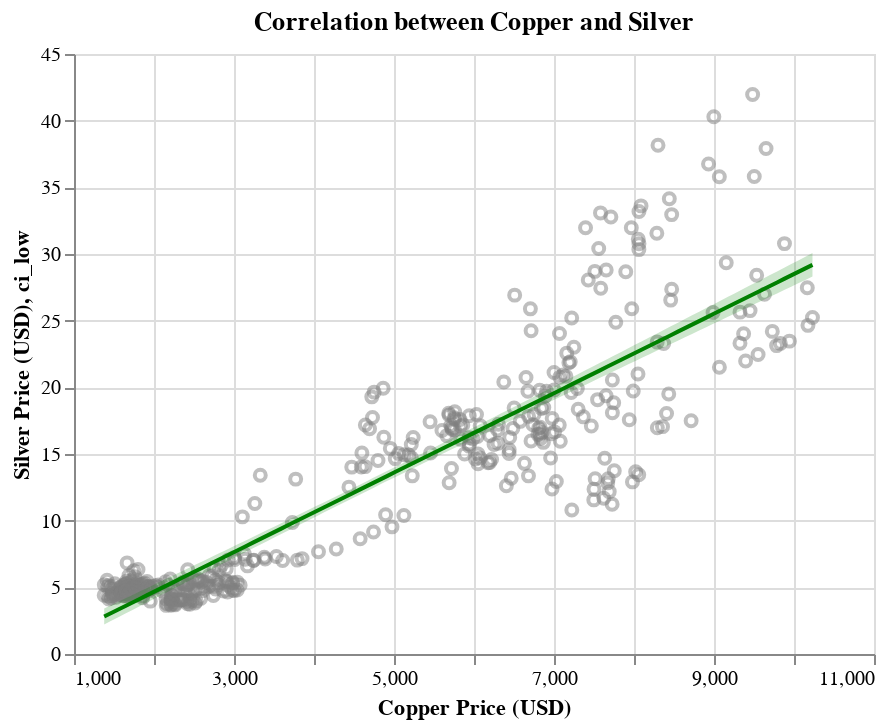
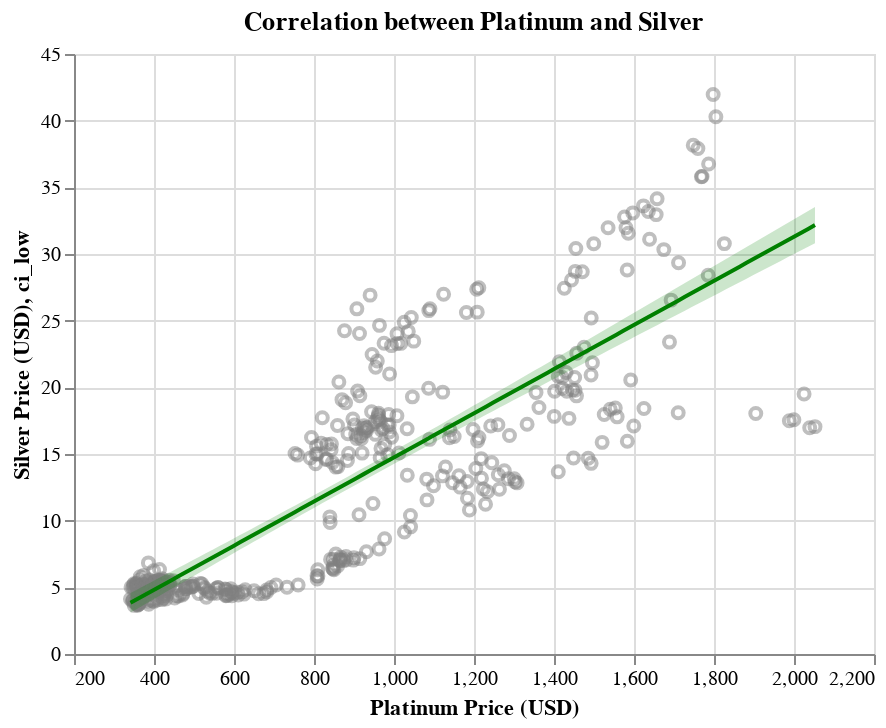
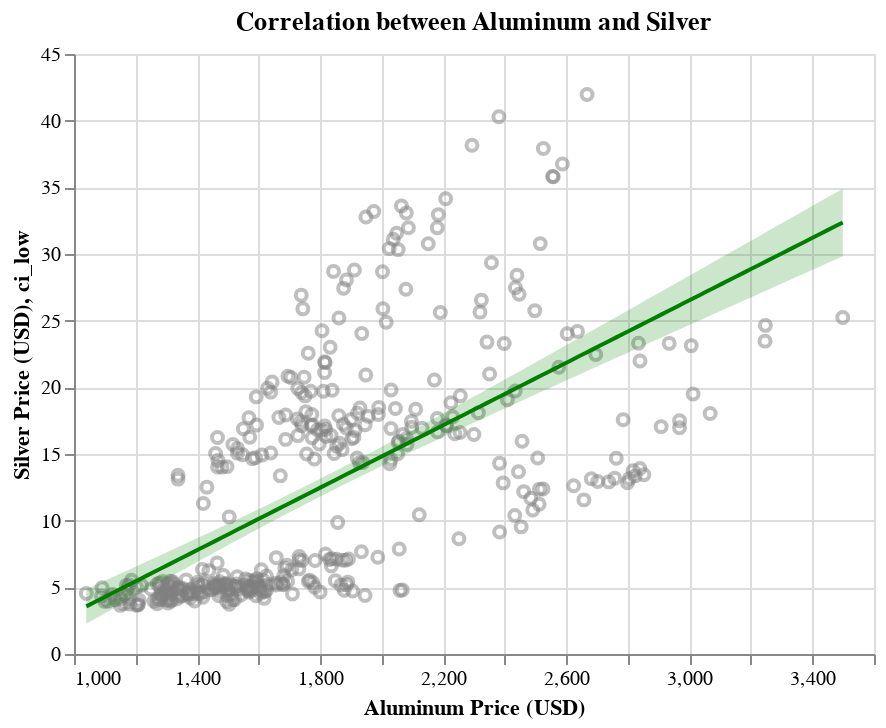
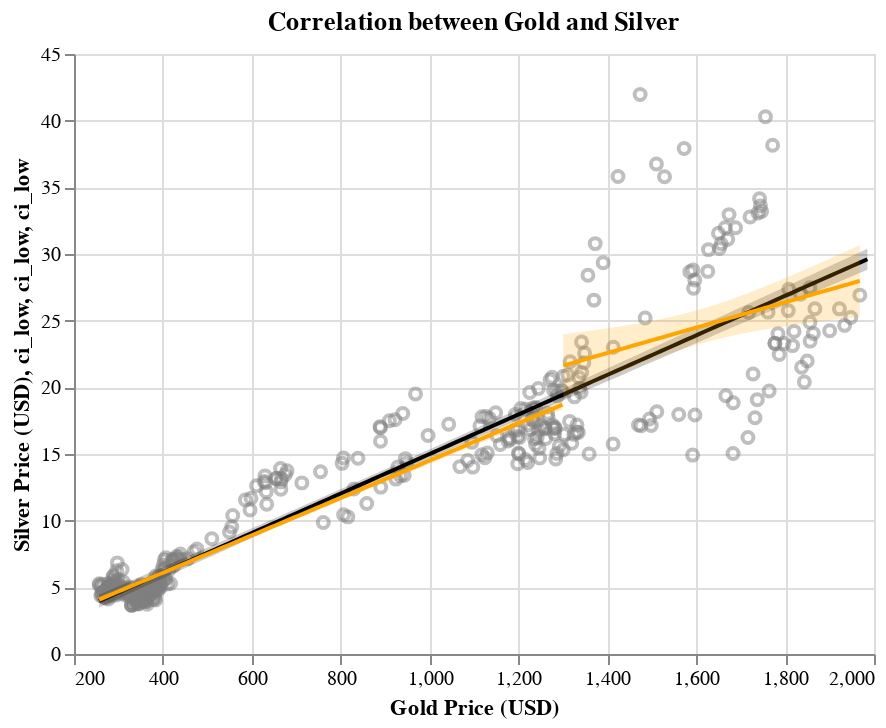

Write notebook code for charts like these, in order.
### Markdown cell above
This plot, with silver on a secondary axis, makes it much easier to see the relationship of interest. Indeed, silver prices appear to move with gold prices, but there are some observations worth noting before proceeding. First, the relationship seems to weaken somewhat starting around 2008. Silver appears to diverge from gold somewhat beginning around that time. There also appears to be a price component to the strength of the relationship. As gold gets more expensive, it does not appear to universally drag silver with it. In the next section, I'll plot the price of silver as an outcome of each predictor with a confidence interval regressed onto the prices to determine if there are any relationships that are worth pursuing for inclusion in a final predictive model.

### Code cell
# Copper Analysis

copp_chart = base_chart(
    final_df,
    "Silver",
    "Copper",
    "Correlation between Copper and Silver",
    "Silver Price (USD)",
    "Copper Price (USD)",
)
copp_pred, copp_reg = get_reg_fit(
    final_df,
    "Silver",
    "Copper",
    dcolor="green",
)

# Platinum Analysis

plat_chart = base_chart(
    final_df,
    "Silver",
    "Platinum",
    "Correlation between Platinum and Silver",
    "Silver Price (USD)",
    "Platinum Price (USD)",
)
plat_pred, plat_reg = get_reg_fit(
    final_df,
    "Silver",
    "Platinum",
    dcolor="green",
)

# aluminum analysis


alum_chart = base_chart(
    final_df,
    "Silver",
    "Aluminum",
    "Correlation between Aluminum and Silver",
    "Silver Price (USD)",
    "Aluminum Price (USD)",
)
alum_pred, alum_reg = get_reg_fit(
    final_df,
    "Silver",
    "Aluminum",
    dcolor="green",
)

# Gold Analysis

# split the data into gold >1300 and gold <1300
gold_1300_greater = final_df[final_df["Gold"] > 1300].copy()
gold_1300_less = final_df[final_df["Gold"] < 1300].copy()

# Make charts
gold_chart = base_chart(
    final_df,
    "Silver",
    "Gold",
    "Correlation between Gold and Silver",
    "Silver Price (USD)",
    "Gold Price (USD)",
)
gold_pred, gold_reg = get_reg_fit(
    final_df,
    "Silver",
    "Gold",
    dcolor="black",
)
gold_13_pred_great, gold_13_reg_great = get_reg_fit(
    gold_1300_greater, "Silver", "Gold", dcolor="orange"
)
gold_13_pred_less, gold_13_reg_less = get_reg_fit(
    gold_1300_less, "Silver", "Gold", dcolor="orange"
)

# Tin Analysis

# split tin at 17500
tin_17500_greater = final_df[final_df["Tin"] > 17500].copy()
tin_17500_less = final_df[final_df["Tin"] < 17500].copy()

tin_chart = base_chart(
    final_df,
    "Silver",
    "Tin",
    "Correlation between Tin and Silver",
    "Silver Price (USD)",
    "Tin Price (USD)",
)
tin_pred, tin_reg = get_reg_fit(
    final_df,
    "Silver",
    "Tin",
    dcolor="black",
)
tin_17_pred_great, tin_17_reg_great = get_reg_fit(
    tin_17500_greater, "Silver", "Tin", dcolor="red"
)
tin_17_pred_less, tin_17_reg_less = get_reg_fit(
    tin_17500_less, "Silver", "Tin", dcolor="red"
)

# Lead Analysis

# split lead at 1750
lead_1750_greater = final_df[final_df["Lead"] > 1750].copy()
lead_1750_less = final_df[final_df["Lead"] < 1750].copy()

lead_chart = base_chart(
    final_df,
    "Silver",
    "Lead",
    "Correlation between Lead and Silver",
    "Silver Price (USD)",
    "Lead Price (USD)",
)
lead_pred, lead_reg = get_reg_fit(
    final_df,
    "Silver",
    "Lead",
    dcolor="black",
)
lead_17_pred_great, lead_17_reg_great = get_reg_fit(
    lead_1750_greater, "Silver", "Lead", dcolor="red"
)
lead_17_pred_less, lead_17_reg_less = get_reg_fit(
    lead_1750_less, "Silver", "Lead", dcolor="red"
)

# Make the charts
copper_comp_chart = copp_chart + copp_reg
plat_comp_chart = plat_chart + plat_reg
alum_comp_chart = alum_chart + alum_reg
gold_comp_chart = gold_chart + gold_reg + gold_13_reg_great + gold_13_reg_less
tin_comp_chart = tin_chart + tin_reg + tin_17_reg_great + tin_17_reg_less
lead_comp_chart = lead_chart + lead_reg + lead_17_reg_great + lead_17_reg_less

# display the charts
copper_comp_chart.display()
plat_comp_chart.display()
alum_comp_chart.display()
gold_comp_chart.display()
tin_comp_chart.display()
lead_comp_chart.display()
